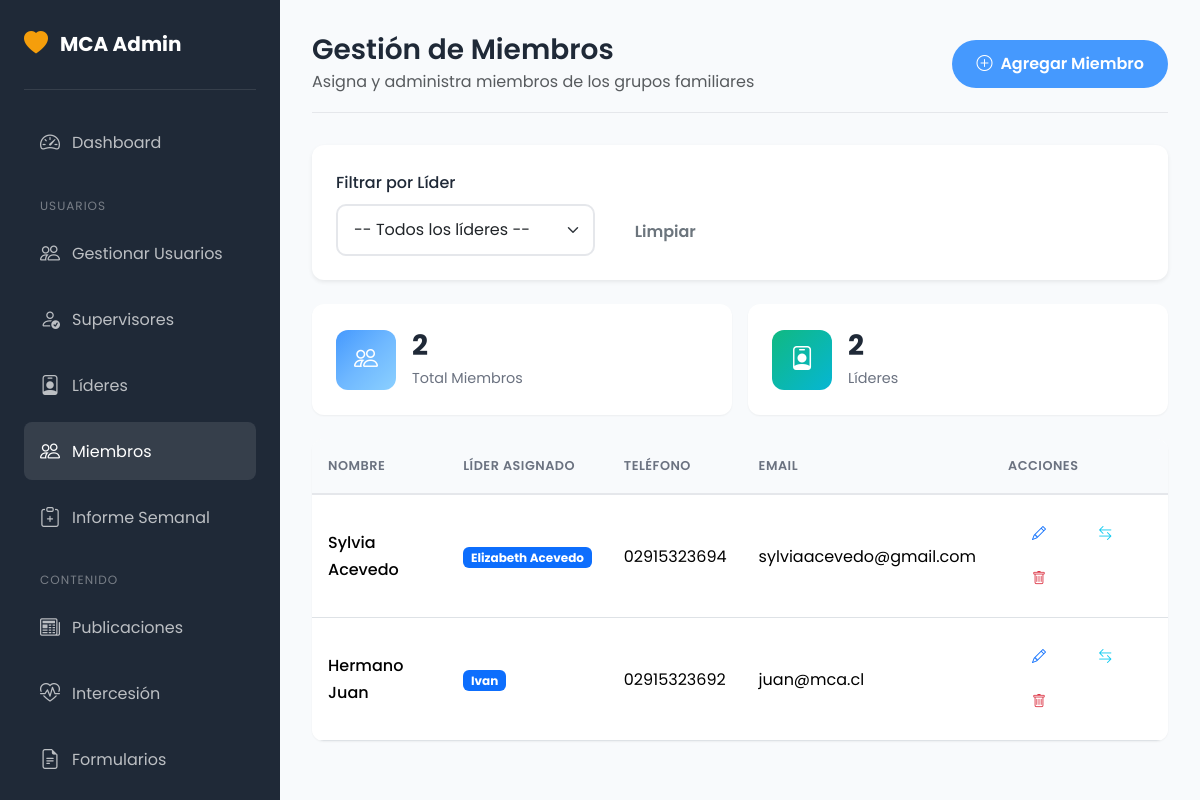
The page /admin/miembros.php (signed in) on the database its author committed.
### tables this page shows
CREATE TABLE `miembros` (
  `id` int(11) NOT NULL,
  `lider_id` int(11) NOT NULL,
  `nombre` varchar(100) NOT NULL,
  `telefono` varchar(20) DEFAULT NULL,
  `email` varchar(100) DEFAULT NULL,
  `direccion` text DEFAULT NULL,
  `fecha_nacimiento` date DEFAULT NULL,
  `notas` text DEFAULT NULL,
  `is_active` tinyint(1) NOT NULL DEFAULT 1,
  `created_at` timestamp NOT NULL DEFAULT current_timestamp(),
  `es_consolidacion` tinyint(1) DEFAULT 0,
  `esta_bautizado` tinyint(1) DEFAULT 0
);

CREATE TABLE `users` (
  `id` int(11) NOT NULL,
  `username` varchar(50) NOT NULL,
  `email` varchar(100) NOT NULL,
  `password` varchar(255) NOT NULL,
  `full_name` varchar(100) NOT NULL,
  `phone` varchar(20) DEFAULT NULL,
  `role` enum('admin','supervisor','lider','admin_jovenes','admin_mujeres','admin_varones','admin_juveniles','admin_evangelismo','admin_intercesion','user') NOT NULL DEFAULT 'user',
  `is_active` tinyint(1) NOT NULL DEFAULT 1,
  `created_at` timestamp NOT NULL DEFAULT current_timestamp(),
  `updated_at` timestamp NOT NULL DEFAULT current_timestamp() ON UPDATE current_timestamp()
);

### includes/functions.php (called while the page is built, shortened)
<?php
function sanitize($input) {
    return htmlspecialchars(trim($input), ENT_QUOTES, 'UTF-8');
}

### admin/miembros.php (the view, shortened to what this page needs)
<?php
require_once __DIR__ . '/../includes/functions.php';
$pdo = getConnection();
$stmt = $pdo->query("SELECT id, full_name, username FROM users WHERE role = 'lider' AND is_active = 1 ORDER BY full_name");
$lideres = $stmt->fetchAll();
$sql = "SELECT m.*, u.full_name as lider_nombre, u.username as lider_username
        FROM miembros m
        LEFT JOIN users u ON m.lider_id = u.id
        WHERE m.is_active = 1";
$sql .= " ORDER BY u.full_name, m.nombre";
$miembros = $pdo->query($sql)->fetchAll();
$pageTitle = 'Gestión de Miembros';
?>
<!DOCTYPE html>
<html lang="es">
<head>
    <link href="https://cdn.jsdelivr.net/npm/bootstrap@5.3.2/dist/css/bootstrap.min.css" rel="stylesheet">
    <link href="https://cdn.jsdelivr.net/npm/bootstrap-icons@1.11.1/font/bootstrap-icons.css" rel="stylesheet">
    <link href="<?= BASE_URL ?>/public/css/diseño.css" rel="stylesheet">
</head>
<body>
    <?php include __DIR__ . '/sidebar.php'; ?>
    <div class="admin-content">
        <div class="admin-header">
            <div>
                <h1><?= $pageTitle ?></h1>
                <p class="text-muted mb-0">Asigna y administra miembros de los grupos familiares</p>
            </div>
            <button class="btn btn-primary" data-bs-toggle="modal" data-bs-target="#createModal">
                <i class="bi bi-plus-circle me-2"></i>Agregar Miembro
            </button>
        </div>
        <div class="card border-0 shadow-sm mb-4">
            <div class="card-body">
                <form method="GET" class="row g-3 align-items-end">
                    <div class="col-md-4">
                        <label class="form-label">Filtrar por Líder</label>
                        <select name="lider" class="form-select" onchange="this.form.submit()">
                            <option value="0">-- Todos los líderes --</option>
                        </select>
                    </div>
                    <div class="col-md-2">
                        <a href="<?= BASE_URL ?>/admin/miembros.php" class="btn btn-outline-secondary">Limpiar</a>
                    </div>
                </form>
            </div>
        </div>
        <div class="row g-3 mb-4">
            <div class="col-md-6">
                <div class="stat-card">
                    <div class="icon primary">
                        <i class="bi bi-people"></i>
                    </div>
                    <div class="info">
                        <h3><?= count($miembros) ?></h3>
                        <span>Total Miembros</span>
                    </div>
                </div>
            </div>
            <div class="col-md-6">
                <div class="stat-card">
                    <div class="icon success">
                        <i class="bi bi-person-badge"></i>
                    </div>
                    <div class="info">
                        <h3><?= count($lideres) ?></h3>
                        <span>Líderes</span>
                    </div>
                </div>
            </div>
        </div>
        <div class="data-table">
            <table class="table">
                <thead>
                    <tr>
                        <th>Nombre</th>
                        <th>Líder Asignado</th>
                        <th>Teléfono</th>
                        <th>Email</th>
                        <th>Acciones</th>
                    </tr>
                </thead>
                <tbody>
                    <?php foreach ($miembros as $m): ?>
                    <tr>
                        <td class="fw-medium">
                            <?= sanitize($m['nombre']) ?>
                        </td>
                        <td>
                            <span class="badge bg-primary"><?= sanitize($m['lider_nombre'] ?? 'Sin asignar') ?></span>
                        </td>
                        <td><?= sanitize($m['telefono']) ?: '-' ?></td>
                        <td><?= sanitize($m['email'] ?? '') ?: '-' ?></td>
                        <td>
                            <button class="btn btn-sm btn-outline-primary" data-bs-toggle="modal" data-bs-target="#editModal<?= $m['id'] ?>" title="Editar">
                                <i class="bi bi-pencil"></i>
                            </button>
                            <button class="btn btn-sm btn-outline-info" data-bs-toggle="modal" data-bs-target="#reassignModal<?= $m['id'] ?>" title="Reasignar">
                                <i class="bi bi-arrow-left-right"></i>
                            </button>
                            <form method="POST" class="d-inline" onsubmit="return confirm('¿Eliminar este miembro?')">
                                <button type="submit" class="btn btn-sm btn-outline-danger" title="Eliminar">
                                    <i class="bi bi-trash"></i>
                                </button>
                            </form>
                        </td>
                    </tr>
                    <?php endforeach; ?>
                </tbody>
            </table>
        </div>
    </div>
</body>
</html>

### public/css/diseño.css (style rules this page uses)
:root { --primary-color: #4599FE; --primary-dark: #2f7CE6; --primary-light: #74B9FF; --secondary-color: #f59e0b; --secondary-dark: #d97706; --accent-color: #10b981; --dark-color: #1f2937; --light-color: #f3f4f6; --gradient-primary: linear-gradient(135deg, #4599FE 0%, #6FB8FF 50%, #8BD0FF 100%); --gradient-secondary: linear-gradient(135deg, #f59e0b 0%, #ef4444 100%); --gradient-accent: linear-gradient(135deg, #10b981 0%, #06b6d4 100%); --gradient-dark: linear-gradient(135deg, #1f2937 0%, #374151 100%); --font-primary: 'Poppins', sans-serif; --font-display: 'Playfair Display', serif; --shadow-sm: 0 1px 2px rgba(0,0,0,0.05); --shadow-md: 0 4px 6px -1px rgba(0,0,0,0.1), 0 2px 4px -1px rgba(0,0,0,0.06); --shadow-lg: 0 10px 15px -3px rgba(0,0,0,0.1), 0 4px 6px -2px rgba(0,0,0,0.05); --shadow-xl: 0 20px 25px -5px rgba(0,0,0,0.1), 0 10px 10px -5px rgba(0,0,0,0.04); --border-radius: 12px; --transition: all 0.3s ease; }
* { margin: 0; padding: 0; box-sizing: border-box; }
body { font-family: var(--font-primary); font-size: 16px; line-height: 1.7; color: var(--dark-color); background-color: #ffffff; overflow-x: hidden; }
html { overflow-x: hidden; }
h1, h2, h3, h4, h5, h6 { font-family: var(--font-primary); font-weight: 600; line-height: 1.3; margin-bottom: 1rem; }
a { text-decoration: none; transition: var(--transition); }
.btn { font-weight: 600; padding: 0.75rem 1.5rem; border-radius: 50px; transition: var(--transition); border: none; }
.btn-primary { background: var(--primary-color); color: white; }
.card { border: none; border-radius: var(--border-radius); overflow: hidden; transition: var(--transition); box-shadow: var(--shadow-md); background: white; }
.card-body { padding: 1.5rem; }
.form-control, .form-select { padding: 0.75rem 1rem; border-radius: 10px; border: 2px solid #e5e7eb; font-size: 1rem; transition: var(--transition); }
.form-label { font-weight: 500; margin-bottom: 0.5rem; color: var(--dark-color); }
.admin-content { margin-left: 280px; padding: 2rem; min-height: 100vh; background: #f8fafc; }
.admin-header { display: flex; justify-content: space-between; align-items: center; margin-bottom: 2rem; padding-bottom: 1rem; border-bottom: 1px solid #e5e7eb; }
.admin-header h1 { font-size: 1.75rem; margin-bottom: 0; }
.stat-card { background: white; border-radius: var(--border-radius); padding: 1.5rem; box-shadow: var(--shadow-sm); display: flex; align-items: center; gap: 1rem; }
.stat-card .icon { width: 60px; height: 60px; border-radius: 12px; display: flex; align-items: center; justify-content: center; font-size: 1.5rem; color: white; }
.stat-card .icon.primary { background: var(--gradient-primary); }
.stat-card .icon.success { background: var(--gradient-accent); }
.stat-card .info h3 { font-size: 1.75rem; font-weight: 700; margin-bottom: 0; }
.stat-card .info span { color: #6b7280; font-size: 0.9rem; }
.data-table { background: white; border-radius: var(--border-radius); box-shadow: var(--shadow-sm); overflow: hidden; }
.data-table .table { margin-bottom: 0; }
.data-table .table th { background: #f8fafc; font-weight: 600; text-transform: uppercase; font-size: 0.8rem; letter-spacing: 0.5px; color: #6b7280; border-bottom: 2px solid #e5e7eb; padding: 1rem; }
.data-table .table td { padding: 1rem; vertical-align: middle; }
.container, .container-fluid, .row { box-sizing: border-box; }

### rows shown on the page
miembros: nombre "Sylvia Acevedo", lider.full_name "Elizabeth Acevedo", telefono "02915323694", email "sylviaacevedo@gmail.com"
miembros: nombre "Hermano Juan", lider.full_name "Ivan", telefono "02915323692", email "juan@mca.cl"

### other values the page prints
$pageTitle "Gestión de Miembros"
count($miembros) "2"
count($lideres) "2"
